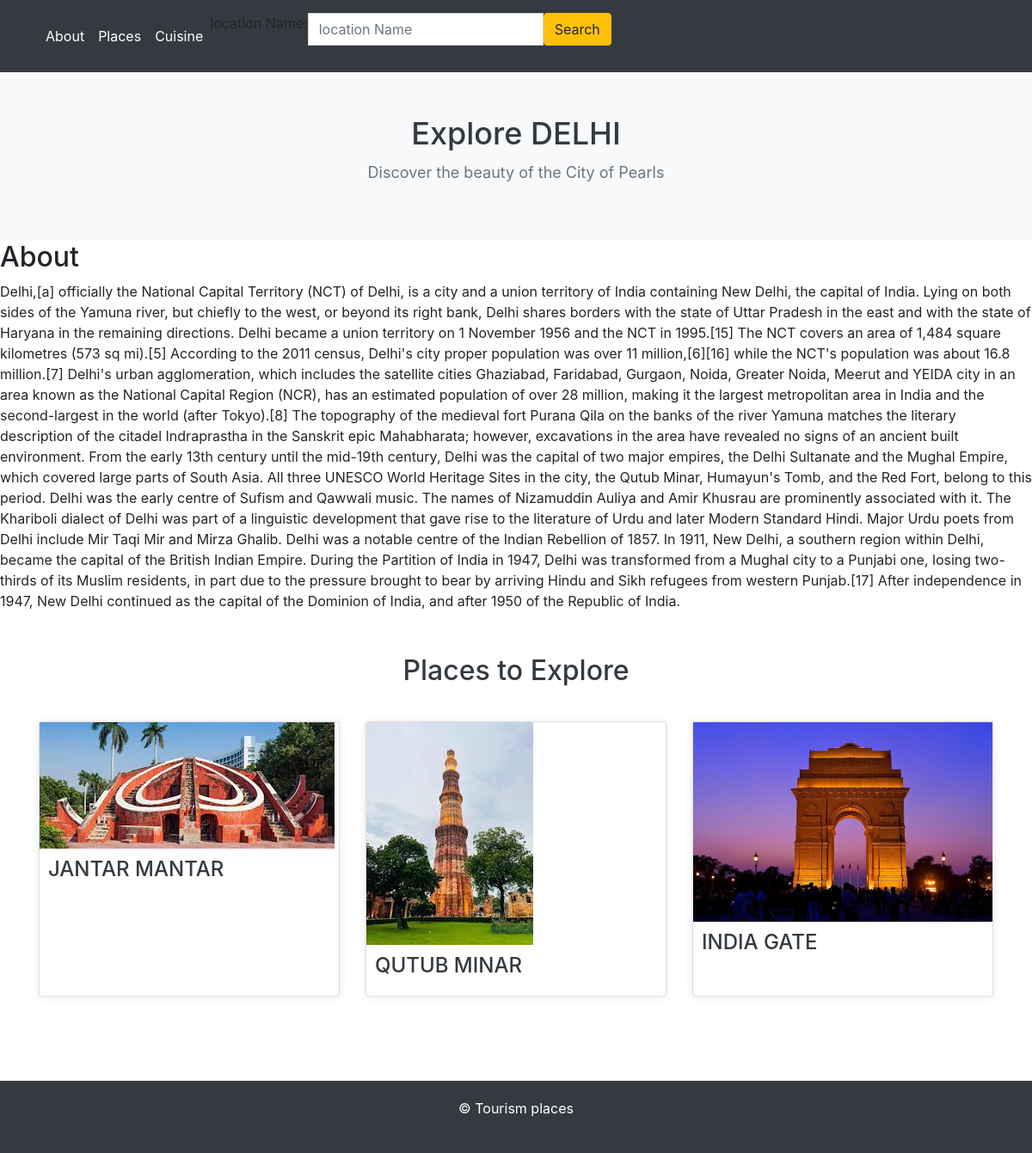
Screenshot of /city/DELHI/ with the database file from the repository.
### toursim_app/models.py (models this page shows)
class City(models.Model):
    city_id = models.AutoField(primary_key=True)
    state_id = models.ForeignKey(State_details, on_delete=models.CASCADE)
    city_name = models.CharField(max_length=255)
    city_description = models.TextField()
    city_videos =models.FileField(upload_to='Media/City/', null=True, blank=True)
    city_image = models.ImageField(upload_to='images/Cities/')

class Location(models.Model):
    location_id=models.AutoField(primary_key=True)
    city_id=models.ForeignKey(City,on_delete=models.CASCADE)
    location_image=models.ImageField(upload_to='images/location/')
    location_videos = models.FileField(upload_to='Media/Location/', null=True, blank=True)
    location_description=models.TextField()
    location_name=models.CharField(max_length=255)

### toursim_app/views.py (the view)
# urls.py: path('city',city,name='city'),
def city(request, city_name=None):
    if request.method == 'GET':
        if city_name:
            city_obj = get_object_or_404(City, city_name=city_name)
            locations= Location.objects.filter(city_id=city_obj.city_id)
            context = {
                'cities': city_obj,
                'locations': locations,
            }
            return render(request, 'toursim_app/City.html', context)
        else:
            return render(request, 'toursim_app/State.html')
    elif request.method == 'POST':
        query = request.POST.get('city_name', '')
        if query:
            return redirect('city', city_name=query)
        else:
            return render(request, 'toursim_app/State.html', {'error_message': 'Please provide a state name'})

### toursim_app/Templates/toursim_app/City.html (shortened to what this page needs)
{% load static %}
<!DOCTYPE html>
<html lang="en">
<head>
  <link rel="stylesheet" href="https://maxcdn.bootstrapcdn.com/bootstrap/4.0.0/css/bootstrap.min.css">
  <link rel="stylesheet" href="{% static 'styles2.css' %}">
  <link rel="stylesheet" href="https://cdnjs.cloudflare.com/ajax/libs/font-awesome/6.2.1/css/all.min.css">
</head>
<body>
<div  class="page" id="page">
  <nav class="navbar navbar-expand-lg" id="navbar">
    <div class="container">
      <div class="collapse navbar-collapse" id="mynavbar">
        <ul class="navbar-nav me-auto">
          <li class="nav-item">
            <a class="nav-link" href="#about">About</a>
          </li>
          <li class="nav-item">
            <a class="nav-link" href="#places">Places</a>
          </li>
          <li class="nav-item">
            <a class="nav-link" href="#cuisine">Cuisine</a>
          </li>
        </ul>
            </form>  <form method="post" action="{% url 'location' %}">
    <div class="input-group mb-3">
        <label for="location_name" class="visually-hidden">location Name:</label>
        <input type="text" id="location_name" name="location_name" class="form-control" placeholder="location Name" required>
        <button type="submit" class="btn btn-warning">Search</button>
    </div>
</form>
      </div>
    </div>
  </nav>
  <header>
    <h1>Explore {{cities.city_name}}</h1>
    <p>Discover the beauty of the City of Pearls</p>
  </header>
<div class="about" id="about">
    <h2>About</h2>
    {{cities.city_description }}
</div>
 <section class="places" id="places">
    <div class="container">
      <div class="info-section">
        <h2>Places to Explore</h2>
        <div class="card-deck">
          {% for location in locations %}
            <div class="card">
                <a href="{% url 'location' location.location_name %}">
              <img class="img-fluid" src="{{ location.location_image.url }}" alt="{{ location.location_name }}" class="card-img-top">
              <div class="card-body">
                <h5 class="card-title">{{ location.location_name }}</h5>
              </div>
            </div>
          {% endfor %}
        </div>
      </div>
    </div>
  </section>
            </div>
 <footer class="mt-5">
  <div class="foot-panel4">
    © Tourism places
  </div>
</footer>
</body>
</html>

### toursim_app/static/styles2.css (style rules this page uses)
#navbar { background-color: #343a40; padding: 15px 0; }
.navbar-nav a { color: #ffffff; padding: 10px 15px; text-decoration: none; }
header { text-align: center; padding: 50px 0; background-color: #f8f9fa; }
header h1 { color: #343a40; font-size: 36px; margin-bottom: 10px; }
header p { color: #6c757d; font-size: 18px; }
.places { background-color: #ffffff; padding: 50px 0; }
.places h2 { text-align: center; color: #343a40; font-size: 32px; margin-bottom: 30px; }
.card-deck { display: flex; flex-wrap: wrap; justify-content: space-around; }
.card { margin-bottom: 20px; box-shadow: 0 0 10px rgba(0, 0, 0, 0.1); }
.card-body { padding: 20px; }
.card-title { color: #343a40; font-size: 24px; margin-bottom: 10px; }
footer { background-color: #343a40; color: #ffffff; padding: 20px 0; text-align: center; }
.foot-panel1, .foot-panel2, .foot-panel3, .foot-panel4 { margin-bottom: 20px; }
.card { min-width: 12rem; min-height: 15rem; margin: 10px; }
.card .card-body { padding: 10px; }

### rows the page displays
City: city_name "DELHI", city_description "Delhi,[a] officially the National Capital Territory (NCT) of Delhi, is a city and a union territory of India containing New Delhi, the capital of India. Lying on both sides of the Yamuna river, but chiefly to the west, or beyond its right bank, Delhi shares borders with the state of Uttar Pradesh in the east and with the state of Haryana in the remaining directions. Delhi became a union territory on 1 November 1956 and the NCT in 1995.[15] The NCT covers an area of 1,484 square kilometres (573 sq mi).[5] According to the 2011 census, Delhi's city proper population was over 11 million,[6][16] while the NCT's population was about 16.8 million.[7] Delhi's urban agglomeration, which includes…"
Location: location_image (picture), location_name "JANTAR MANTAR"
Location: location_image (picture), location_name "QUTUB MINAR"
Location: location_image (picture), location_name "INDIA GATE"
